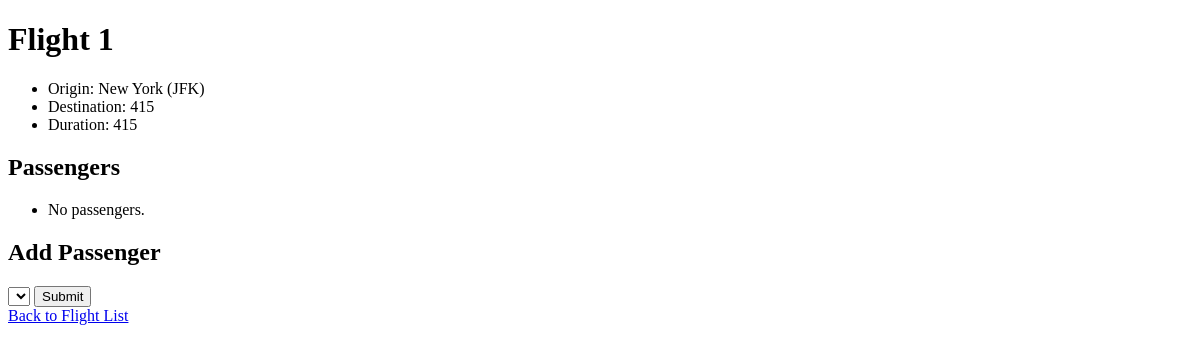
Page /flights/1 on the earlier database version.
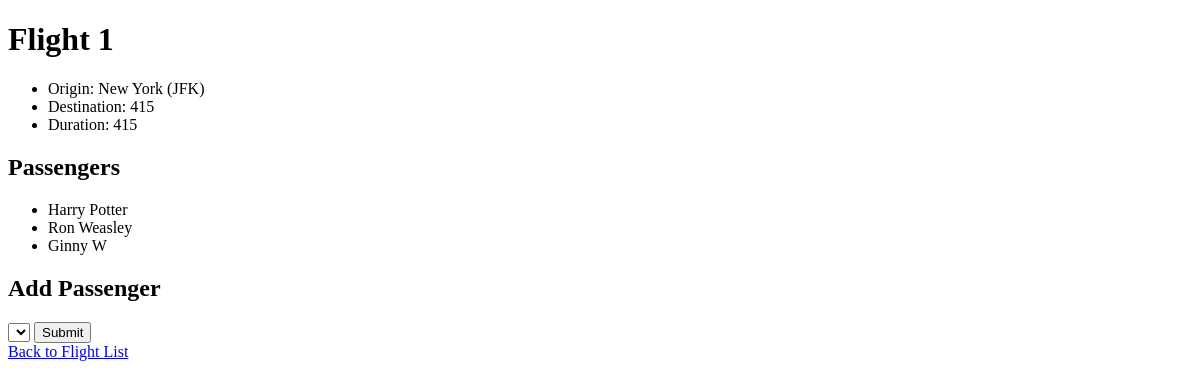
Same page on the later database version.
### flights/models.py (models this page shows, shortened)
class Flight(models.Model):
    origin = models.ForeignKey(Airport, on_delete=models.CASCADE, related_name="departures")
    destination = models.ForeignKey(Airport, on_delete=models.CASCADE, related_name="arrivals")
    duration = models.IntegerField()

class Airport(models.Model):
    code = models.CharField(max_length=3)
    city = models.CharField(max_length=64)
    def __str__(self):
        return f"{self.city} ({self.code})"

class Passenger(models.Model):
    first = models.CharField(max_length=64)
    last = models.CharField(max_length=64)
    flights = models.ManyToManyField(Flight, blank=True, related_name="passengers")
    def __str__(self):
        return f"{self.first} {self.last}"

### flights/views.py (the view)
# urls.py: path("<int:flight_id>", views.flight, name="flight"),
def flight(request, flight_id):
    flight = Flight.objects.get(pk=flight_id)
    return render(request, "flights/flight.html", {
        "flight": flight,
        "passengers": flight.passengers.all(),
        "non_passengers": Passenger.objects.exclude(flights=flight).all()
    })

### flights/templates/flights/flight.html (shortened to what this page needs)
{% extends "flights/layout.html" %}
{% block body %}
    <h1>Flight {{ flight.id }}</h1>
    <ul>
        <li>Origin: {{ flight.origin }}</li>
        <li>Destination: {{ flight.duration }}</li>
        <li>Duration: {{ flight.duration }}</li>
    </ul>
    <h2>Passengers</h2>
    <ul>
        {% for passenger in passengers %}
            <li>{{ passenger }}</li>
        {% empty %}
            <li>No passengers.</li>
        {% endfor %}
    </ul>
    <h2>Add Passenger</h2>
    <form action="{% url 'book' flight.id %}" method="post">
        <select name="passenger">
        </select>
        <input type="submit">
    </form>
    <a href="{% url 'index' %}">Back to Flight List</a>
{% endblock %}

### flights/templates/flights/layout.html (shortened to what this page needs)
<!DOCTYPE html>
<html lang = "en">
    <head>
    </head>
    <body>
        {% block body %}
        {% endblock %}
    </body>
</html>

Differences in the rows shown:
added Passenger: first+last "Harry Potter"
added Passenger: first+last "Ron Weasley"
added Passenger: first+last "Ginny W"
Other differences:
text no longer shown: "No passengers."
